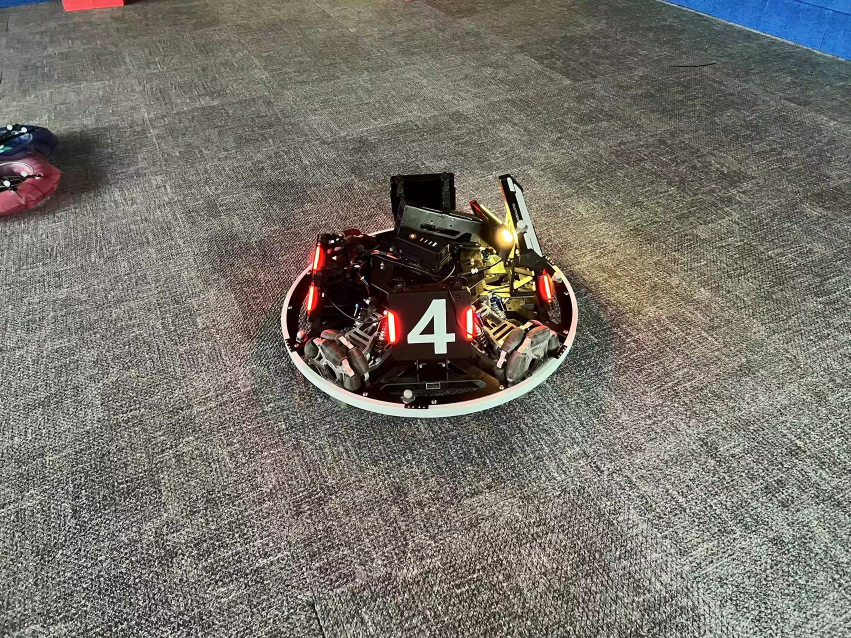
#> input picture Resources/armor.jpg, 1702 x 1276 px (shown at 1/2 size)
$ python -i preProcessing.py   (imports and definitions only)
#> lines starting #> are read from the running program, lines starting #| are printed output that depends on the picture; after the words box and inside, x2 and y2 are one past the last pixel; in counts of white or black regions, pixels touching at a corner belong together
#> further down, picture is the input picture: shape (1276, 1702, 3); mean B, G, R 106.4, 113.8, 118.1
import cv2
import numpy as np


def preProcessing(img):
    # 图片预处理
    imgBlur = cv2.GaussianBlur(img, (7, 7), 1)  # Gaussian blur
    imgHSV = cv2.cvtColor(imgBlur, cv2.COLOR_BGR2HSV)  # Convert to HSV color space
#> imgHSV: shape (1276, 1702, 3); mean H, S, V 27.7, 39.7, 120.7

    h_min, h_max = 73, 118
    s_min, s_max = 86, 226
    v_min, v_max = 128, 255

    lower = np.array([h_min, s_min, v_min])  # Lower HSV threshold
    upper = np.array([h_max, s_max, v_max])  # Upper HSV threshold

    mask = cv2.inRange(imgHSV, lower, upper)  # Create mask
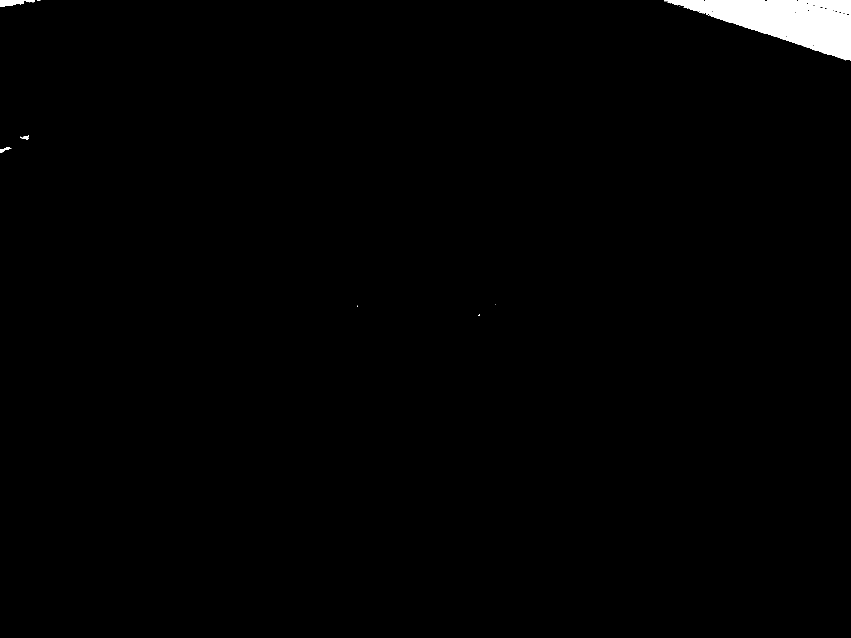
#> mask: shape (1276, 1702) (shown at 1/2 size); 1.1% white; 13 white regions (8 under 20 px), largest, box (x1, y1, x2, y2) and area: (1328, 0, 1702, 121) 23031, (0, 0, 49, 13) 496, (0, 295, 23, 306) 98, (40, 270, 58, 279) 79, (51, 0, 70, 5) 67
    _, mask = cv2.threshold(mask, 0, 255, cv2.THRESH_BINARY)  # Threshold mask

    imgGray = cv2.cvtColor(img, cv2.COLOR_BGR2GRAY)  # Convert to grayscale
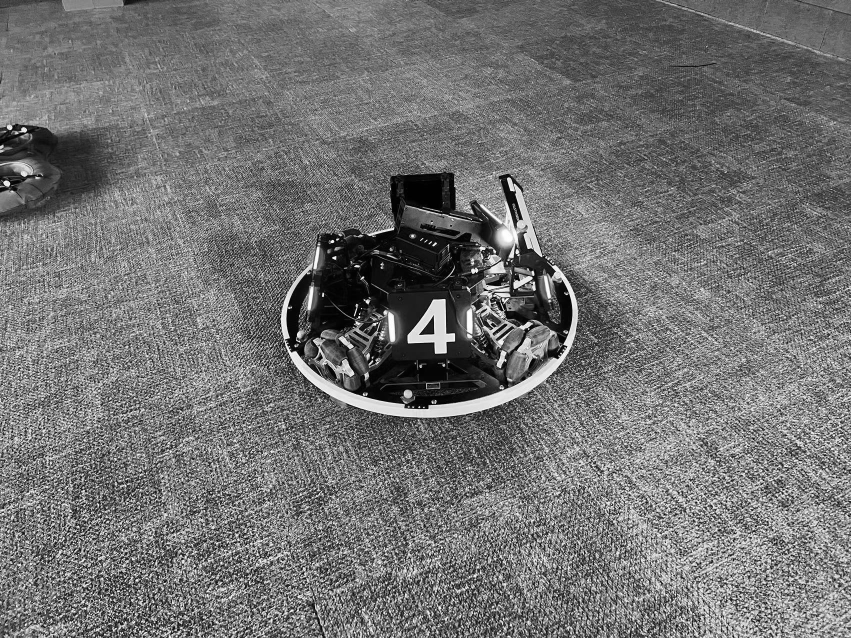
#> imgGray: shape (1276, 1702) (shown at 1/2 size); min 0, max 255, mean 114.3
    imgGray = cv2.bitwise_and(imgGray, imgGray, mask=mask)  # Mask the grayscale image

    kernel = np.ones((5, 5), dtype=np.uint8)
    imgDilation = cv2.dilate(imgGray, kernel, iterations=3)  # Dilation
    imgEroded = cv2.erode(imgDilation, kernel, iterations=1)  # Erosion

    _, imgTresh = cv2.threshold(imgEroded, 0, 255, cv2.THRESH_BINARY)
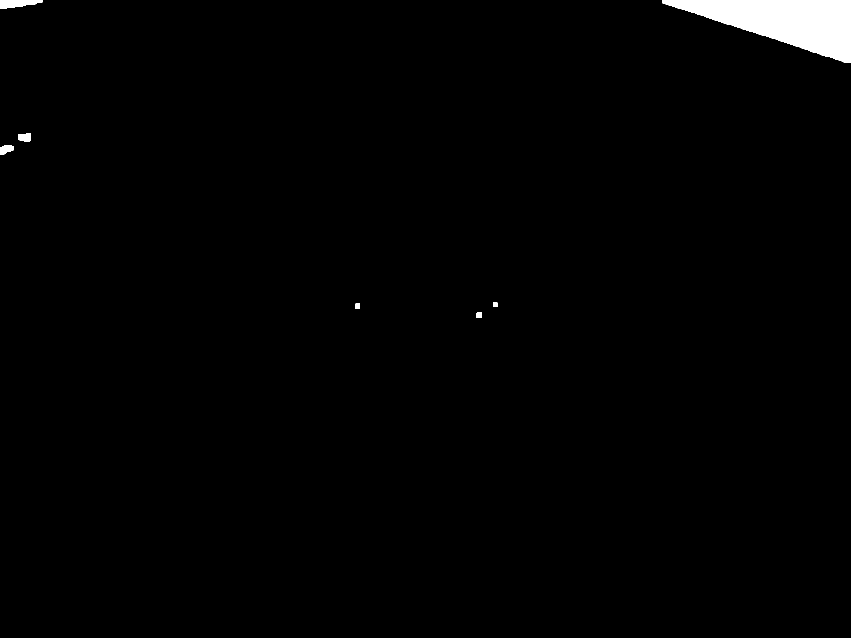
#> imgTresh: shape (1276, 1702) (shown at 1/2 size); 1.3% white; 7 white regions, largest, box (x1, y1, x2, y2) and area: (1324, 0, 1702, 125) 25372, (0, 0, 85, 17) 1030, (0, 291, 27, 310) 376

    # cv2.imshow("imgThresh", imgTresh)

    return imgTresh

>>> import cv2
>>> picture = cv2.imread('../Resources/armor.jpg')
>>> result = preProcessing(picture)
